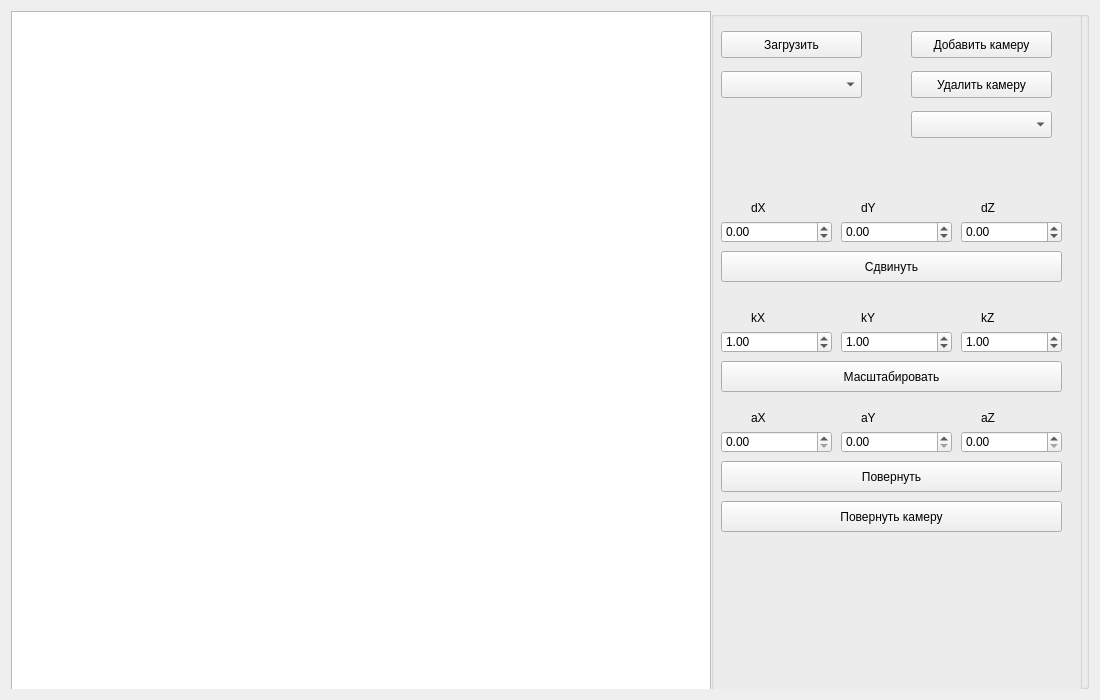
<?xml version="1.0" encoding="UTF-8"?>
<ui version="4.0">
 <class>Widget</class>
 <widget class="QWidget" name="Widget">
  <property name="geometry">
   <rect>
    <x>0</x>
    <y>0</y>
    <width>1100</width>
    <height>700</height>
   </rect>
  </property>
  <property name="windowTitle">
   <string>Widget</string>
  </property>
  <layout class="QGridLayout" name="gridLayout">
   <item row="0" column="0">
    <widget class="QGroupBox" name="groupBox">
     <property name="title">
      <string/>
     </property>
     <widget class="QGroupBox" name="groupBox_2">
      <property name="geometry">
       <rect>
        <x>700</x>
        <y>0</y>
        <width>371</width>
        <height>700</height>
       </rect>
      </property>
      <property name="autoFillBackground">
       <bool>true</bool>
      </property>
      <property name="title">
       <string/>
      </property>
      <widget class="QPushButton" name="LoadButton">
       <property name="geometry">
        <rect>
         <x>10</x>
         <y>20</y>
         <width>141</width>
         <height>27</height>
        </rect>
       </property>
       <property name="text">
        <string>Загрузить</string>
       </property>
      </widget>
      <widget class="QPushButton" name="AddButton">
       <property name="geometry">
        <rect>
         <x>200</x>
         <y>20</y>
         <width>141</width>
         <height>27</height>
        </rect>
       </property>
       <property name="text">
        <string>Добавить камеру</string>
       </property>
      </widget>
      <widget class="QPushButton" name="DeleteButton">
       <property name="geometry">
        <rect>
         <x>200</x>
         <y>60</y>
         <width>141</width>
         <height>27</height>
        </rect>
       </property>
       <property name="text">
        <string>Удалить камеру</string>
       </property>
      </widget>
      <widget class="QComboBox" name="ModelBox">
       <property name="geometry">
        <rect>
         <x>10</x>
         <y>60</y>
         <width>141</width>
         <height>27</height>
        </rect>
       </property>
      </widget>
      <widget class="QComboBox" name="CameraBox">
       <property name="geometry">
        <rect>
         <x>200</x>
         <y>100</y>
         <width>141</width>
         <height>27</height>
        </rect>
       </property>
      </widget>
      <widget class="QPushButton" name="moveButton">
       <property name="geometry">
        <rect>
         <x>10</x>
         <y>240</y>
         <width>341</width>
         <height>31</height>
        </rect>
       </property>
       <property name="text">
        <string>Сдвинуть</string>
       </property>
      </widget>
      <widget class="QDoubleSpinBox" name="dxBox">
       <property name="geometry">
        <rect>
         <x>10</x>
         <y>210</y>
         <width>111</width>
         <height>22</height>
        </rect>
       </property>
       <property name="minimum">
        <double>-400.000000000000000</double>
       </property>
       <property name="maximum">
        <double>400.000000000000000</double>
       </property>
      </widget>
      <widget class="QDoubleSpinBox" name="dyBox">
       <property name="geometry">
        <rect>
         <x>130</x>
         <y>210</y>
         <width>111</width>
         <height>22</height>
        </rect>
       </property>
       <property name="minimum">
        <double>-400.000000000000000</double>
       </property>
       <property name="maximum">
        <double>400.000000000000000</double>
       </property>
      </widget>
      <widget class="QDoubleSpinBox" name="dzBox">
       <property name="geometry">
        <rect>
         <x>250</x>
         <y>210</y>
         <width>101</width>
         <height>22</height>
        </rect>
       </property>
       <property name="minimum">
        <double>-400.000000000000000</double>
       </property>
       <property name="maximum">
        <double>400.000000000000000</double>
       </property>
      </widget>
      <widget class="QLabel" name="label">
       <property name="geometry">
        <rect>
         <x>40</x>
         <y>190</y>
         <width>47</width>
         <height>13</height>
        </rect>
       </property>
       <property name="text">
        <string>dX</string>
       </property>
      </widget>
      <widget class="QLabel" name="label_2">
       <property name="geometry">
        <rect>
         <x>150</x>
         <y>190</y>
         <width>47</width>
         <height>13</height>
        </rect>
       </property>
       <property name="text">
        <string>dY</string>
       </property>
      </widget>
      <widget class="QLabel" name="label_3">
       <property name="geometry">
        <rect>
         <x>270</x>
         <y>190</y>
         <width>47</width>
         <height>13</height>
        </rect>
       </property>
       <property name="text">
        <string>dZ</string>
       </property>
      </widget>
      <widget class="QLabel" name="label_7">
       <property name="geometry">
        <rect>
         <x>150</x>
         <y>300</y>
         <width>47</width>
         <height>13</height>
        </rect>
       </property>
       <property name="text">
        <string>kY</string>
       </property>
      </widget>
      <widget class="QDoubleSpinBox" name="kyBox">
       <property name="geometry">
        <rect>
         <x>130</x>
         <y>320</y>
         <width>111</width>
         <height>22</height>
        </rect>
       </property>
       <property name="minimum">
        <double>-100.000000000000000</double>
       </property>
       <property name="maximum">
        <double>100.000000000000000</double>
       </property>
       <property name="value">
        <double>1.000000000000000</double>
       </property>
      </widget>
      <widget class="QDoubleSpinBox" name="kxBox">
       <property name="geometry">
        <rect>
         <x>10</x>
         <y>320</y>
         <width>111</width>
         <height>22</height>
        </rect>
       </property>
       <property name="minimum">
        <double>-100.000000000000000</double>
       </property>
       <property name="maximum">
        <double>1000.000000000000000</double>
       </property>
       <property name="value">
        <double>1.000000000000000</double>
       </property>
      </widget>
      <widget class="QLabel" name="label_8">
       <property name="geometry">
        <rect>
         <x>40</x>
         <y>300</y>
         <width>47</width>
         <height>13</height>
        </rect>
       </property>
       <property name="text">
        <string>kX</string>
       </property>
      </widget>
      <widget class="QLabel" name="label_9">
       <property name="geometry">
        <rect>
         <x>270</x>
         <y>300</y>
         <width>47</width>
         <height>13</height>
        </rect>
       </property>
       <property name="text">
        <string>kZ</string>
       </property>
      </widget>
      <widget class="QPushButton" name="scaleButton">
       <property name="geometry">
        <rect>
         <x>10</x>
         <y>350</y>
         <width>341</width>
         <height>31</height>
        </rect>
       </property>
       <property name="text">
        <string>Масштабировать</string>
       </property>
      </widget>
      <widget class="QDoubleSpinBox" name="kzBox">
       <property name="geometry">
        <rect>
         <x>250</x>
         <y>320</y>
         <width>101</width>
         <height>22</height>
        </rect>
       </property>
       <property name="minimum">
        <double>-100.000000000000000</double>
       </property>
       <property name="maximum">
        <double>100.000000000000000</double>
       </property>
       <property name="value">
        <double>1.000000000000000</double>
       </property>
      </widget>
      <widget class="QPushButton" name="rotateButton">
       <property name="geometry">
        <rect>
         <x>10</x>
         <y>450</y>
         <width>341</width>
         <height>31</height>
        </rect>
       </property>
       <property name="text">
        <string>Повернуть</string>
       </property>
      </widget>
      <widget class="QLabel" name="label_10">
       <property name="geometry">
        <rect>
         <x>270</x>
         <y>400</y>
         <width>47</width>
         <height>13</height>
        </rect>
       </property>
       <property name="text">
        <string>aZ</string>
       </property>
      </widget>
      <widget class="QDoubleSpinBox" name="ayBox">
       <property name="geometry">
        <rect>
         <x>130</x>
         <y>420</y>
         <width>111</width>
         <height>22</height>
        </rect>
       </property>
       <property name="minimum">
        <double>0.000000000000000</double>
       </property>
       <property name="maximum">
        <double>359.000000000000000</double>
       </property>
      </widget>
      <widget class="QLabel" name="label_11">
       <property name="geometry">
        <rect>
         <x>150</x>
         <y>400</y>
         <width>47</width>
         <height>13</height>
        </rect>
       </property>
       <property name="text">
        <string>aY</string>
       </property>
      </widget>
      <widget class="QDoubleSpinBox" name="azBox">
       <property name="geometry">
        <rect>
         <x>250</x>
         <y>420</y>
         <width>101</width>
         <height>22</height>
        </rect>
       </property>
       <property name="minimum">
        <double>0.000000000000000</double>
       </property>
       <property name="maximum">
        <double>359.000000000000000</double>
       </property>
      </widget>
      <widget class="QLabel" name="label_12">
       <property name="geometry">
        <rect>
         <x>40</x>
         <y>400</y>
         <width>47</width>
         <height>13</height>
        </rect>
       </property>
       <property name="text">
        <string>aX</string>
       </property>
      </widget>
      <widget class="QDoubleSpinBox" name="axBox">
       <property name="geometry">
        <rect>
         <x>10</x>
         <y>420</y>
         <width>111</width>
         <height>22</height>
        </rect>
       </property>
       <property name="minimum">
        <double>0.000000000000000</double>
       </property>
       <property name="maximum">
        <double>359.000000000000000</double>
       </property>
      </widget>
      <widget class="QPushButton" name="rotateCButton">
       <property name="geometry">
        <rect>
         <x>10</x>
         <y>490</y>
         <width>341</width>
         <height>31</height>
        </rect>
       </property>
       <property name="text">
        <string>Повернуть камеру</string>
       </property>
      </widget>
     </widget>
     <widget class="QGraphicsView" name="Canvas">
      <property name="geometry">
       <rect>
        <x>0</x>
        <y>0</y>
        <width>700</width>
        <height>700</height>
       </rect>
      </property>
      <property name="toolTip">
       <string/>
      </property>
      <property name="statusTip">
       <string/>
      </property>
      <property name="verticalScrollBarPolicy">
       <enum>Qt::ScrollBarAlwaysOff</enum>
      </property>
     </widget>
    </widget>
   </item>
  </layout>
 </widget>
 <layoutdefault spacing="6" margin="11"/>
 <resources/>
 <connections/>
</ui>
